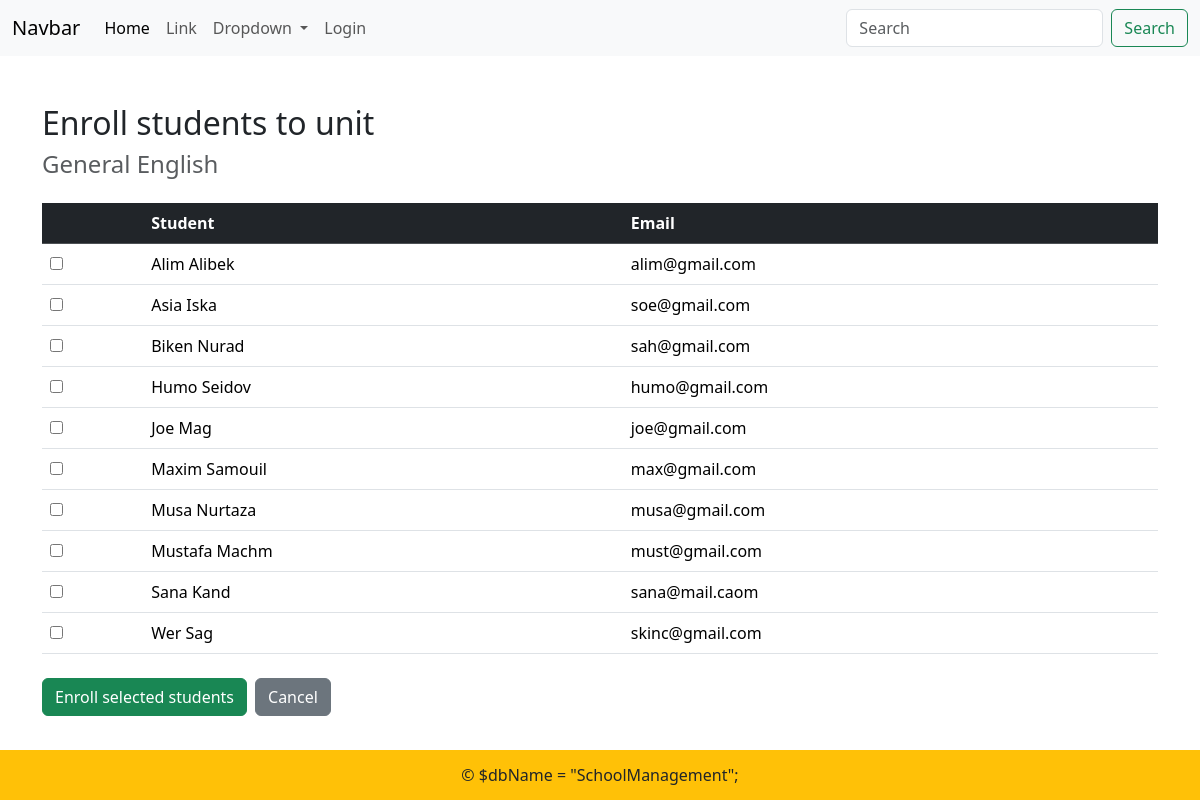
The page /admin-unit-enroll.php?unit_id=26 on the database its author committed.
### tables this page shows
CREATE TABLE `units` (
  `unit_id` int NOT NULL,
  `unit_name` varchar(100) NOT NULL,
  `unit_description` text,
  `course_id` int DEFAULT NULL,
  `created_by` int DEFAULT NULL
);

CREATE TABLE `users` (
  `user_id` int NOT NULL,
  `username` varchar(50) NOT NULL,
  `password` varchar(255) NOT NULL,
  `role` enum('Admin','Lecturer','Student','Parents') NOT NULL,
  `name` varchar(100) NOT NULL,
  `surname` varchar(100) NOT NULL,
  `date_of_birth` date DEFAULT NULL,
  `email` varchar(100) DEFAULT NULL,
  `created_at` timestamp NULL DEFAULT CURRENT_TIMESTAMP,
  `course_id` int DEFAULT NULL,
  `profile_photo` varchar(255) DEFAULT NULL
);

### admin-unit-enroll.php (the view, shortened to what this page needs)
<?php
include "includes/header.php";
require_once "includes/dbh.php";
$unitId = (int) $_GET['unit_id'];
$unitSql = "SELECT * FROM units WHERE unit_id = ?";
$stmt = mysqli_prepare($conn, $unitSql);
mysqli_stmt_bind_param($stmt, "i", $unitId);
mysqli_stmt_execute($stmt);
$unitResult = mysqli_stmt_get_result($stmt);
$unit = mysqli_fetch_assoc($unitResult);
$studentsSql = "
    SELECT user_id, name, surname, email
    FROM users
    WHERE role = 'Student'
    ORDER BY name ASC
";
$studentsResult = mysqli_query($conn, $studentsSql);
?>
<div class="container mt-5">
    <h2>Enroll students to unit</h2>
    <h4 class="text-muted">
        <?php echo htmlspecialchars($unit['unit_name']); ?>
    </h4>
    <form method="post" action="includes/enroll-students-to-unit-inc.php">
        <table class="table table-hover mt-4">
            <thead class="table-dark">
                <tr>
                    <th></th>
                    <th>Student</th>
                    <th>Email</th>
                </tr>
            </thead>
            <tbody>
                <?php while ($student = mysqli_fetch_assoc($studentsResult)): ?>
                    <tr>
                        <td>
                            <input
                                type="checkbox"
                                name="student_ids[]"
                                value="<?php echo $student['user_id']; ?>"
                            >
                        </td>
                        <td>
                            <?php
                            echo htmlspecialchars(
                                $student['name'] . ' ' . $student['surname']
                            );
                            ?>
                        </td>
                        <td>
                            <?php echo htmlspecialchars($student['email']); ?>
                        </td>
                    </tr>
                <?php endwhile; ?>
            </tbody>
        </table>
<div class="mt-4 d-flex gap-2">
    <button type="submit" name="enroll_students" class="btn btn-success">
        Enroll selected students
    </button>
    <a href="admin-units.php" class="btn btn-secondary">
        Cancel
    </a>
</div>
    </form>
</div>
<?php include "includes/footer.php"; ?>

### rows shown on the page
units: unit_name "General English"
users: name+surname "Alim Alibek", email "alim@gmail.com"
users: name+surname "Asia Iska", email "soe@gmail.com"
users: name+surname "Biken Nurad", email "sah@gmail.com"
users: name+surname "Humo Seidov", email "humo@gmail.com"
users: name+surname "Joe Mag", email "joe@gmail.com"
users: name+surname "Maxim Samouil", email "max@gmail.com"
users: name+surname "Musa Nurtaza", email "musa@gmail.com"
users: name+surname "Mustafa Machm", email "must@gmail.com"
users: name+surname "Sana Kand", email "sana@mail.caom"
users: name+surname "Wer Sag", email "skinc@gmail.com"
